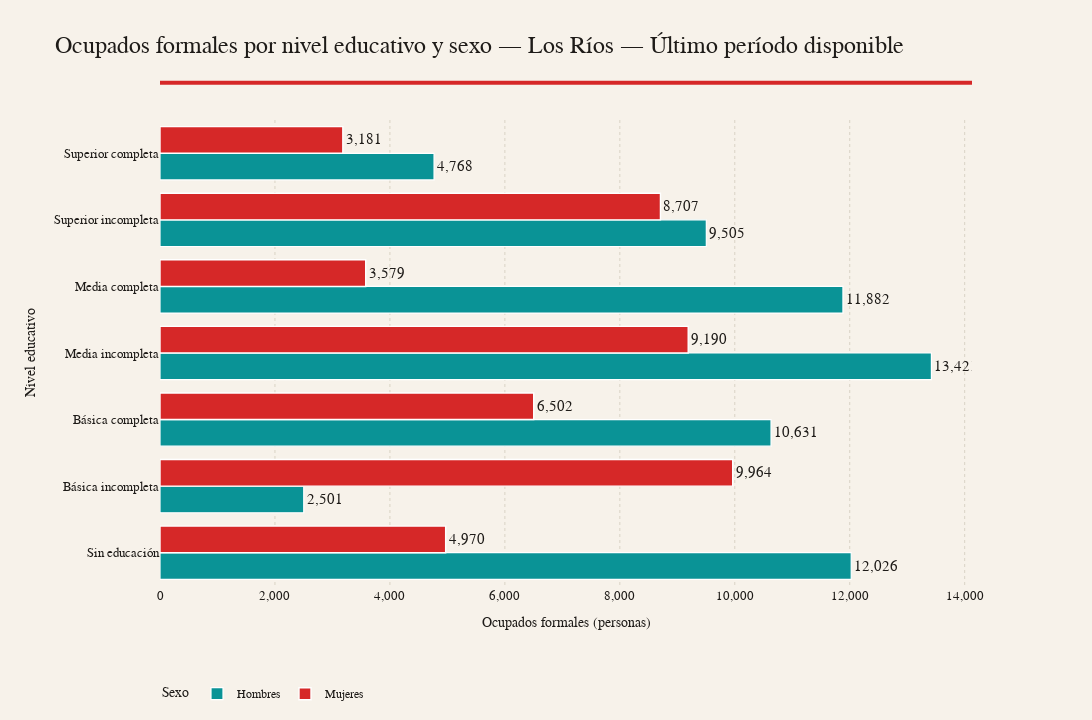

Notebook code for this chart:
### Code cell
# 17) Ocupados formales por nivel educativo y sexo — Región de Los Ríos (último período)
base_lr_form = df[(df['region']=='Los Ríos') & (df['trimestre']==ultimo_trimestre)].copy()
if base_lr_form.empty:
    raise ValueError('No hay datos para Los Ríos en el último trimestre')

# Asegurar enteros
base_lr_form['ocupados_formales'] = base_lr_form['ocupados_formales'].fillna(0).astype(int)

bar_highlight_color = "#d62828"
bar_neutral_color = "#0a9396"
bar_background_color = "#f7f2ea"
bar_grid_color = "#d9d3c5"
bar_text_color = "#1e1b18"
bar_font_family = "Georgia, serif"

sexo_color_map = {
    'Mujeres': bar_highlight_color,
    'Hombres': bar_neutral_color,
}

fig_lr_form = px.bar(
    base_lr_form,
    x='ocupados_formales',
    y='nivel_educativo',
    color='sexo',
    orientation='h',
    barmode='group',
    category_orders={'nivel_educativo': EDU_ORDER[::-1]},
    color_discrete_map=sexo_color_map,
    text='ocupados_formales',
    hover_data={'ocupados_formales': ':,.0f'},
    labels={'nivel_educativo': 'Nivel educativo', 'ocupados_formales': 'Ocupados formales (personas)', 'sexo': 'Sexo'}
)

fig_lr_form.update_traces(
    texttemplate='%{text:,.0f}',
    textposition='outside',
    marker_line=dict(color='#ffffff', width=1.2),
    opacity=1.0
)

fig_lr_form.update_traces(
    selector=dict(name='Mujeres'),
    marker_line=dict(color='#ffffff', width=1.4)
)

underline_y = 1.08

fig_lr_form.update_layout(
    template='plotly_white',
    title=dict(
        text='Ocupados formales por nivel educativo y sexo — Los Ríos — Último período disponible',
        font=dict(family=bar_font_family, size=24, color=bar_text_color),
        x=0.05,
        y=0.95
    ),
    font=dict(family=bar_font_family, size=15, color=bar_text_color),
    plot_bgcolor=bar_background_color,
    paper_bgcolor=bar_background_color,
    margin=dict(l=160, r=120, t=120, b=120),
    hoverlabel=dict(bgcolor='#ffffff', font=dict(family=bar_font_family, color=bar_text_color)),
    width=1100,
    height=720,
    legend=dict(
        orientation='h',
        x=0.0,
        y=-0.2,
        font=dict(family=bar_font_family, size=12, color=bar_text_color),
        bgcolor='rgba(0,0,0,0)'
    ),
    shapes=[
        dict(
            type='line',
            x0=0.0,
            x1=1.0,
            y0=underline_y,
            y1=underline_y,
            xref='paper',
            yref='paper',
            line=dict(color=bar_highlight_color, width=4)
        )
    ]
)

fig_lr_form.update_traces(
    hovertemplate="<b>%{y}</b><br>Sexo: %{legendgroup}<br>Ocupados formales: %{x:,.0f}<extra></extra>"
)

fig_lr_form.update_xaxes(
    title=dict(text='Ocupados formales (personas)', font=dict(family=bar_font_family, size=14, color=bar_text_color)),
    tickfont=dict(family=bar_font_family, size=13, color=bar_text_color),
    showgrid=True,
    gridcolor=bar_grid_color,
    griddash='dot',
    zeroline=False,
    tickformat=',d'
)

fig_lr_form.update_yaxes(
    title=dict(text='Nivel educativo', font=dict(family=bar_font_family, size=14, color=bar_text_color)),
    tickfont=dict(family=bar_font_family, size=13, color=bar_text_color),
    showgrid=False,
    zeroline=False
)

fig_lr_form.show()

# Export JSON
form_records = (base_lr_form[['nivel_educativo','sexo','ocupados_formales']]
                .assign(periodo=ultimo_trimestre)
                .to_dict(orient='records'))
save_json({'region': 'Los Ríos', 'periodo': ultimo_trimestre, 'records': form_records, 'units': 'persons'},
          DOCS_DATA / 'ocupados_formales_edu_sexo_los_rios.json')
print('✔️ JSON exportado:', DOCS_DATA / 'ocupados_formales_edu_sexo_los_rios.json')

### Figure 1 — Plotly figure (JSON) as saved in the notebook; plotly's stock layout.template omitted (floating-point values rounded to 4 significant figures)
{"data": [{"alignmentgroup": "True", "hovertemplate": "<b>%{y}</b><br>Sexo: %{legendgroup}<br>Ocupados formales: %{x:,.0f}<extra></extra>", "legendgroup": "Hombres", "marker": {"color": "#0a9396", "line": {"color": "#ffffff", "width": 1.2}, "pattern": {"shape": ""}}, "name": "Hombres", "offsetgroup": "Hombres", "opacity": 1, "orientation": "h", "showlegend": true, "text": [12030.0, 2501.0, 10630.0, 13420.0, 11880.0, 9505.0, 4768.0], "textposition": "outside", "texttemplate": "%{text:,.0f}", "type": "bar", "x": [12026, 2501, 10631, 13421, 11882, 9505, 4768], "xaxis": "x", "y": ["Sin educación", "Básica incompleta", "Básica completa", "Media incompleta", "Media completa", "Superior incompleta", "Superior completa"], "yaxis": "y"}, {"alignmentgroup": "True", "hovertemplate": "<b>%{y}</b><br>Sexo: %{legendgroup}<br>Ocupados formales: %{x:,.0f}<extra></extra>", "legendgroup": "Mujeres", "marker": {"color": "#d62828", "line": {"color": "#ffffff", "width": 1.4}, "pattern": {"shape": ""}}, "name": "Mujeres", "offsetgroup": "Mujeres", "opacity": 1, "orientation": "h", "showlegend": true, "text": [4970.0, 9964.0, 6502.0, 9190.0, 3579.0, 8707.0, 3181.0], "textposition": "outside", "texttemplate": "%{text:,.0f}", "type": "bar", "x": [4970, 9964, 6502, 9190, 3579, 8707, 3181], "xaxis": "x", "y": ["Sin educación", "Básica incompleta", "Básica completa", "Media incompleta", "Media completa", "Superior incompleta", "Superior completa"], "yaxis": "y"}], "layout": {"barmode": "group", "font": {"color": "#1e1b18", "family": "Georgia, serif", "size": 15}, "height": 720, "hoverlabel": {"bgcolor": "#ffffff", "font": {"color": "#1e1b18", "family": "Georgia, serif"}}, "legend": {"bgcolor": "rgba(0,0,0,0)", "font": {"color": "#1e1b18", "family": "Georgia, serif", "size": 12}, "orientation": "h", "title": {"text": "Sexo"}, "tracegroupgap": 0, "x": 0, "y": -0.2}, "margin": {"b": 120, "l": 160, "r": 120, "t": 120}, "paper_bgcolor": "#f7f2ea", "plot_bgcolor": "#f7f2ea", "shapes": [{"line": {"color": "#d62828", "width": 4}, "type": "line", "x0": 0, "x1": 1, "xref": "paper", "y0": 1.08, "y1": 1.08, "yref": "paper"}], "title": {"font": {"color": "#1e1b18", "family": "Georgia, serif", "size": 24}, "text": "Ocupados formales por nivel educativo y sexo — Los Ríos — Último período disponible", "x": 0.05, "y": 0.95}, "width": 1100, "xaxis": {"anchor": "y", "domain": [0, 1], "gridcolor": "#d9d3c5", "griddash": "dot", "showgrid": true, "tickfont": {"color": "#1e1b18", "family": "Georgia, serif", "size": 13}, "tickformat": ",d", "title": {"font": {"color": "#1e1b18", "family": "Georgia, serif", "size": 14}, "text": "Ocupados formales (personas)"}, "zeroline": false}, "yaxis": {"anchor": "x", "categoryarray": ["Sin educación", "Básica incompleta", "Básica completa", "Media incompleta", "Media completa", "Superior incompleta", "Superior completa"], "categoryorder": "array", "domain": [0, 1], "showgrid": false, "tickfont": {"color": "#1e1b18", "family": "Georgia, serif", "size": 13}, "title": {"font": {"color": "#1e1b18", "family": "Georgia, serif", "size": 14}, "text": "Nivel educativo"}, "zeroline": false}}}
